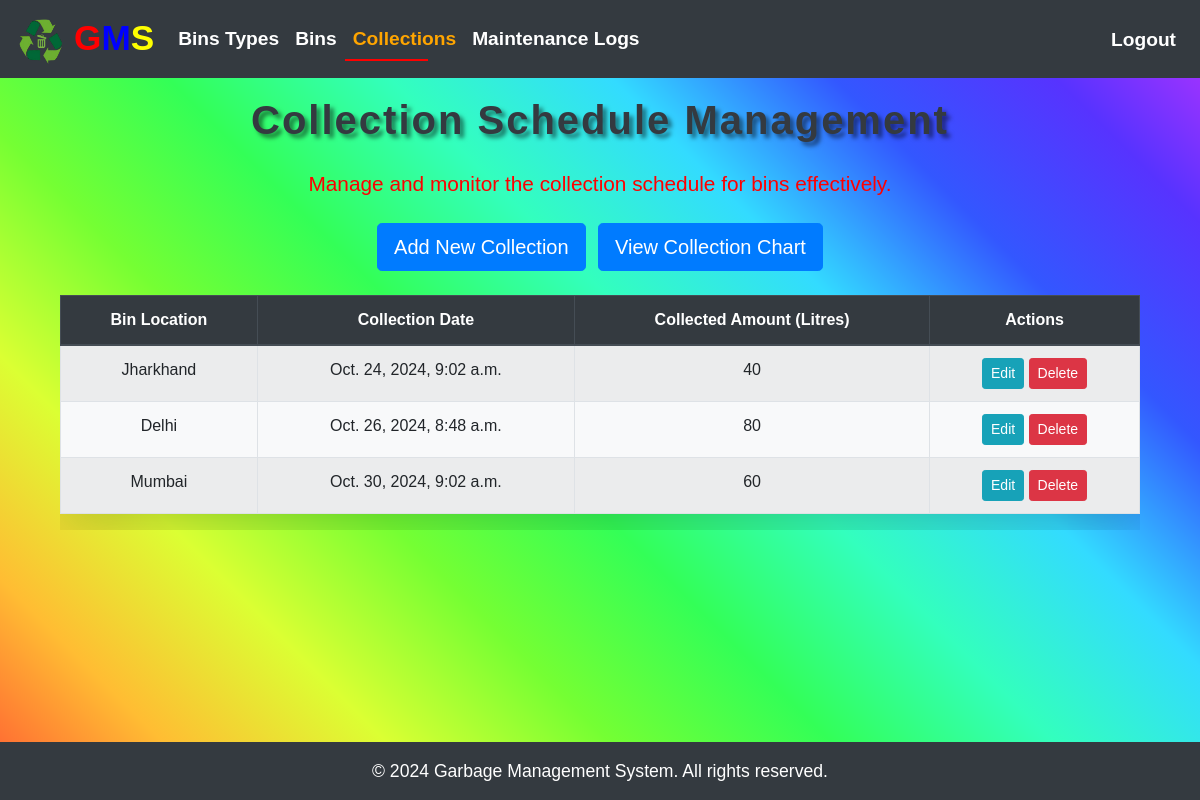
Screenshot of /collections/ (signed in) with the database file from the repository.
### garbage_app/models.py (models this page shows, shortened)
class CollectionSchedule(models.Model):
    bin = models.ForeignKey(Bin, on_delete=models.CASCADE)
    collection_date = models.DateTimeField(default=timezone.now)
    collected_amount = models.IntegerField(default=0)
    class Meta:
        ordering = ['collection_date']

class Bin(models.Model):
    location = models.CharField(max_length=255)
    capacity = models.IntegerField()
    current_fill = models.IntegerField()
    bintype = models.ForeignKey(BinType, on_delete=models.CASCADE)

### garbage_app/views.py (the view)
# urls.py: path('collections/', views.CollectionListView.as_view(), name='collection_list'),
class CollectionListView(LoginRequiredMixin, ListView):
    model = CollectionSchedule
    template_name = 'collection_list.html'
    context_object_name = 'collections'

### templates/collection_list.html (shortened to what this page needs)
{% extends 'base.html' %}
{% block content %}
<div class="container mt-3 py-5">
    <h1 class="text-center text-dark">Collection Schedule Management</h1>
    <p class="text-center text-active mb-4 my-4" style="font-size: 1.3rem; color:red;">Manage and monitor the collection schedule for bins effectively.</p>
    <div class="text-center mb-4">
        <a class="btn btn-primary btn-lg" href="{% url 'create_collection' %}">Add New Collection</a>
        <a class="btn btn-primary btn-lg ml-2" href="{% url 'collection_chart' %}">View Collection Chart</a>
    </div>
    <div class="table-responsive">
        <table class="table table-striped table-bordered shadow-lg" style="background-color: #f8f9fa;">
            <thead class="thead-dark">
                <tr class="text-center">
                    <th>Bin Location</th>
                    <th>Collection Date</th>
                    <th>Collected Amount (Litres)</th>
                    <th>Actions</th>
                </tr>
            </thead>
            <tbody>
                {% for collection in collections %}
                <tr class="text-center">
                    <td>{{ collection.bin.location }}</td>
                    <td>{{ collection.collection_date }}</td>
                    <td>{{ collection.collected_amount }}</td>
                    <td>
                        <a class="btn btn-info btn-sm" href="{% url 'update_collection' collection.id %}">Edit</a>
                        <a class="btn btn-danger btn-sm" href="{% url 'delete_collection' collection.id %}">Delete</a>
                    </td>
                </tr>
                {% endfor %}
            </tbody>
        </table>
    </div>
    <br><br>
</div>
{% endblock %}

### static/css/styles.css (style rules this page uses)
html, body { min-height: 100%; margin: 0; padding: 0; }
body { background: linear-gradient(45deg, #FF5733, #FFBD33, #DBFF33, #75FF33, #33FF57, #33FFBD, #33DBFF, #3357FF, #5733FF, #BD33FF) !important; background-size: cover !important; background-repeat: no-repeat !important; font-family: Arial, sans-serif !important; }
h1 { font-size: 3rem !important; font-weight: bold !important; letter-spacing: 2px !important; text-shadow: 4px 4px 4px rgba(0, 0, 0, 0.5) !important; }
.btn { transition: background-color 0.3s ease !important; }
@media (max-width: 1200px) { h1 { font-size: 2.5rem !important; } }

### rows the page displays
CollectionSchedule: bin.location "Jharkhand", collection_date "Oct. 24, 2024, 9:02 a.m.", collected_amount "40"
CollectionSchedule: bin.location "Delhi", collection_date "Oct. 26, 2024, 8:48 a.m.", collected_amount "80"
CollectionSchedule: bin.location "Mumbai", collection_date "Oct. 30, 2024, 9:02 a.m.", collected_amount "60"
